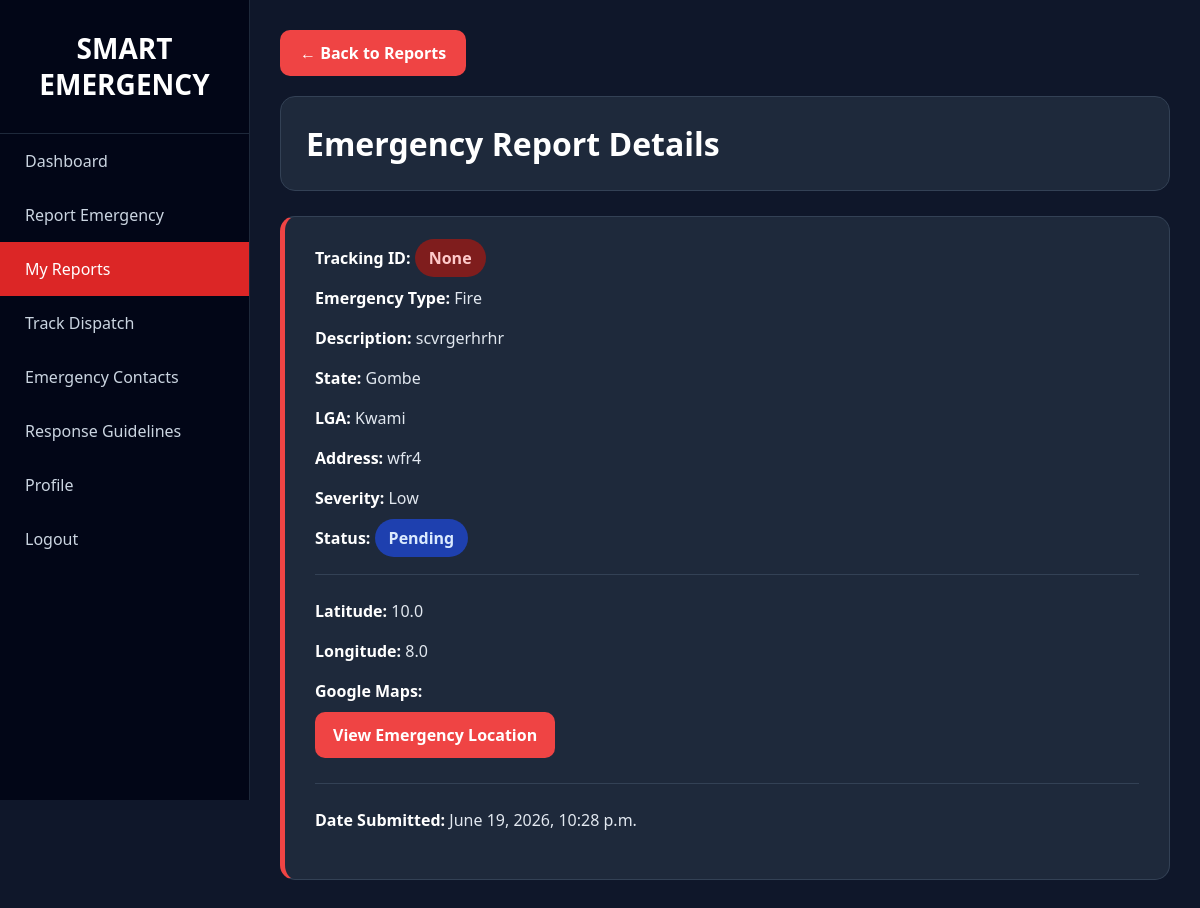
The app's page /report/4/ (signed in) with its own data.
### emergency_app/models.py (models this page shows, shortened)
class EmergencyReport(models.Model):
    EMERGENCY_TYPES = [
        ("Fire", "Fire"),
        ("Medical", "Medical"),
        ("Accident", "Accident"),
        ("Security", "Security Threat"),
        ("Flood", "Flood"),
    ]
    SEVERITY_LEVELS = [
        ("Low", "Low"),
        ("Medium", "Medium"),
        ("High", "High"),
        ("Critical", "Critical"),
    ]
    STATUS_CHOICES = [
        ("Pending", "Pending"),
        ("Assigned", "Assigned"),
        ("In Progress", "In Progress"),
        ("Resolved", "Resolved"),
    ]
    user = models.ForeignKey(
        User,
        on_delete=models.CASCADE
    )
    emergency_type = models.CharField(
        max_length=100,
        choices=EMERGENCY_TYPES
    )
    description = models.TextField()
    state = models.CharField(
        max_length=100
    )
    lga = models.CharField(
        max_length=100
    )
    address = models.TextField()
    severity = models.CharField(
        max_length=50,
        choices=SEVERITY_LEVELS
    )
    latitude = models.FloatField(
        null=True,
        blank=True
    )
    longitude = models.FloatField(
        null=True,
        blank=True
    )
    status = models.CharField(
        max_length=50,
        choices=STATUS_CHOICES,
        default="Pending"
    )
    tracking_id = models.CharField(
        max_length=20,
        unique=True,
        blank=True,
        null=True
    )
    created_at = models.DateTimeField(
        auto_now_add=True
    )

### emergency_app/views.py (the view)
@login_required
def report_detail(request, report_id):
    report = EmergencyReport.objects.get(
        id=report_id,
        user=request.user
    )
    return render(
        request,
        "report_detail.html",
        {
            "report": report
        }
    )

### templates/report_detail.html (shortened to what this page needs)
<!DOCTYPE html>
<html>
<head>
</head>
<body>
<div class="sidebar">
    <div class="logo">
        SMART<br>
        EMERGENCY
    </div>
    <a href="/dashboard/">Dashboard</a>
    <a href="/report/">Report Emergency</a>
    <a href="/my-reports/" class="active">My Reports</a>
    <a href="/track-dispatch/">Track Dispatch</a>
    <a href="/emergency-contacts/">Emergency Contacts</a>
    <a href="/response-guidelines/">Response Guidelines</a>
    <a href="/profile/">Profile</a>
    <a href="/logout/">Logout</a>
</div>
<div class="main">
    <a href="/my-reports/" class="back-btn">
        ← Back to Reports
    </a>
    <div class="header">
        <h1>Emergency Report Details</h1>
    </div>
    <div class="detail-card">
        <div class="row">
            <span class="label">Tracking ID:</span>
            <span class="tracking">
                {{ report.tracking_id }}
            </span>
        </div>
        <div class="row">
            <span class="label">Emergency Type:</span>
            {{ report.emergency_type }}
        </div>
        <div class="row">
            <span class="label">Description:</span>
            {{ report.description }}
        </div>
        <div class="row">
            <span class="label">State:</span>
            {{ report.state }}
        </div>
        <div class="row">
            <span class="label">LGA:</span>
            {{ report.lga }}
        </div>
        <div class="row">
            <span class="label">Address:</span>
            {{ report.address }}
        </div>
        <div class="row">
            <span class="label">Severity:</span>
            {{ report.severity }}
        </div>
        <div class="row">
            <span class="label">Status:</span>
            <span class="status">
                {{ report.status }}
            </span>
        </div>
        <hr>
        <div class="row">
            <span class="label">Latitude:</span>
            {{ report.latitude }}
        </div>
        <div class="row">
            <span class="label">Longitude:</span>
            {{ report.longitude }}
        </div>
        <div class="row">
            <span class="label">
                Google Maps:
            </span>
            <br>
            <a
                href="https://www.google.com/maps?q={{ report.latitude }},{{ report.longitude }}"
                target="_blank"
                class="map-btn">
                View Emergency Location
            </a>
        </div>
        <hr>
        <div class="row">
            <span class="label">Date Submitted:</span>
            {{ report.created_at }}
        </div>
    </div>
</div>
</body>
</html>

### templates/report_detail.html (style rules this page uses)
* { margin:0; padding:0; box-sizing:border-box; font-family:Segoe UI, Arial, sans-serif; }
body { background:#0f172a; }
.sidebar { position:fixed; left:0; top:0; width:250px; height:100vh; background:#020617; border-right:1px solid #1e293b; }
.logo { color:white; text-align:center; font-size:28px; font-weight:bold; padding:30px 15px; border-bottom:1px solid #1e293b; line-height:1.3; }
.sidebar a { display:block; color:#cbd5e1; text-decoration:none; padding:16px 25px; transition:.3s; }
.active { background:#dc2626; color:white !important; }
.main { margin-left:250px; padding:30px; }
.back-btn { display:inline-block; background:#ef4444; color:white; text-decoration:none; padding:12px 20px; border-radius:10px; margin-bottom:20px; font-weight:bold; }
.header { background:#1e293b; border:1px solid #334155; border-radius:15px; padding:25px; margin-bottom:25px; }
.header h1 { color:white; }
.detail-card { background:#1e293b; border:1px solid #334155; border-left:5px solid #ef4444; border-radius:15px; padding:30px; }
.row { margin-bottom:18px; color:#e2e8f0; font-size:16px; }
.label { color:white; font-weight:bold; }
.tracking { background:#7f1d1d; color:#fecaca; padding:8px 14px; border-radius:20px; font-weight:bold; }
.status { background:#1e40af; color:#dbeafe; padding:8px 14px; border-radius:20px; font-weight:bold; }
hr { border:none; border-top:1px solid #334155; margin:25px 0; }
.map-btn { display:inline-block; margin-top:10px; background:#ef4444; color:white; text-decoration:none; padding:12px 18px; border-radius:10px; font-weight:bold; transition:.3s; }

### records on screen
EmergencyReport: tracking_id "None", emergency_type "Fire", description "scvrgerhrhr", state "Gombe", lga "Kwami", address "wfr4", severity "Low", status "Pending", latitude "10.0", longitude "8.0", created_at "June 19, 2026, 10:28 p.m."
